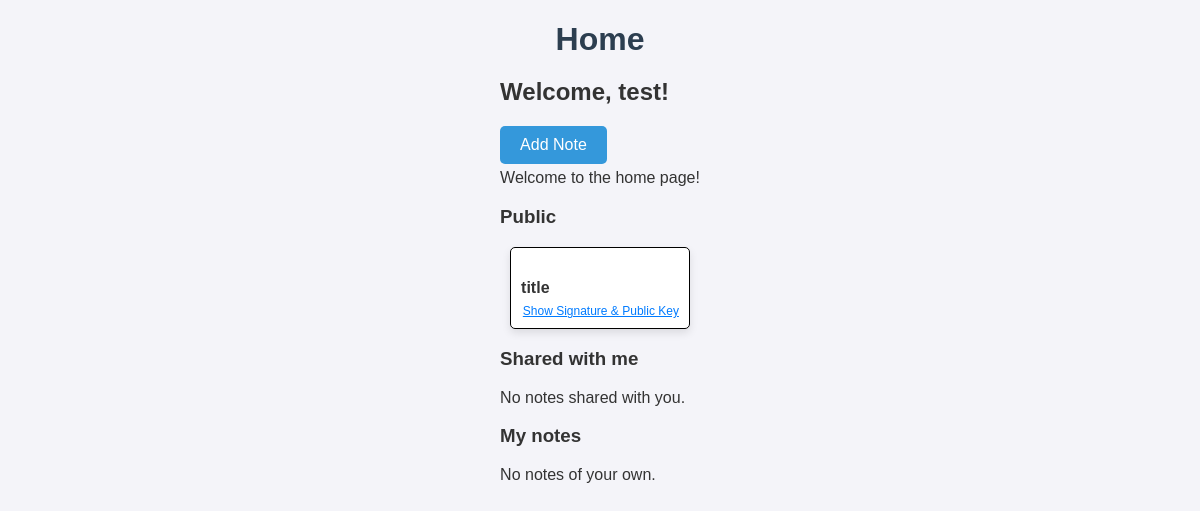
The page /home/ (signed in) on the database as committed earlier.
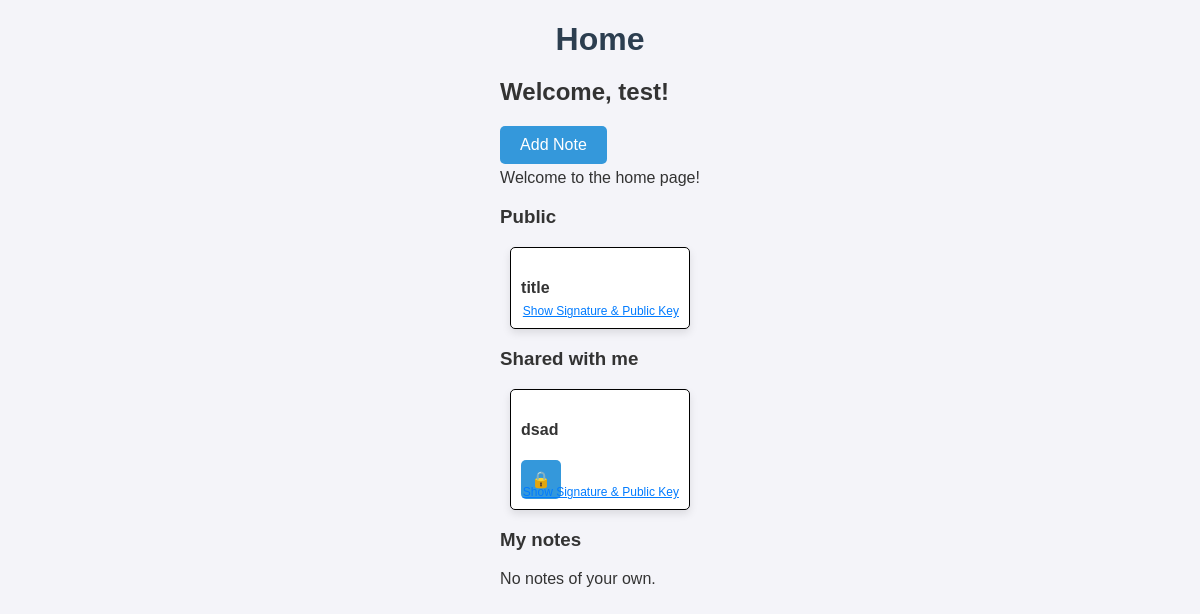
The same page on the database as committed later.
### app/models.py (models this page shows, shortened)
class Note(models.Model):
    title = models.CharField(max_length=100, blank=False, default='Untitled')
    content = models.TextField()
    user = models.ForeignKey(CustomUser, on_delete=models.CASCADE)
    created_at = models.DateTimeField(auto_now_add=True)
    is_public = models.BooleanField(default=False)
    shared_with = models.ManyToManyField(CustomUser, related_name='shared_with', blank=True)
    is_encrypted = models.BooleanField(default=False)
    password = models.CharField(max_length=512, blank=True, null=True)
    signature = models.CharField(max_length=256, default='')

### app/views.py (the view)
# urls.py: path('home/', HomeView.as_view(), name='home'),
@method_decorator(otp_required, name='dispatch')
class HomeView(View):
    template_name = 'app/home.html'
    def get(self, request):
        public_notes = Note.objects.filter(is_public=True)
        shared_notes = Note.objects.filter(shared_with=request.user)
        user_notes = Note.objects.filter(user=request.user)
        context = {
            'public_notes': public_notes,
            'shared_notes': shared_notes,
            'user_notes': user_notes
        }
        return render(request, self.template_name, context)

### accounts/models.py (called while the page is built)
    def get_public_key(self):
        return RSA.import_key(self.private_key).publickey().export_key('PEM')

### app/templates/app/home.html (shortened to what this page needs)
{% load static %}
<!DOCTYPE html>
<html>
<head>
        <link rel="stylesheet" type="text/css" href="{% static 'app/style.css' %}">
</head>
<body>
    <div>
        <h1>Home</h1>
        <h2>Welcome, {{ user.username }}!</h2>
        <a href="{% url 'app:add-note' %}" class="button">Add Note</a>
        <p>Welcome to the home page!</p>
        <div>
            <h3>Public</h3>
            {% for note in public_notes %}
                {% include 'app/note_snippet.html' with note=note %}
            {% empty %}
                <p>No public notes found.</p>
            {% endfor %}
        </div>
        <div>
            <h3>Shared with me</h3>
            {% for note in shared_notes %}
                {% include 'app/note_snippet.html' with note=note %}
            {% empty %}
                <p>No notes shared with you.</p>
            {% endfor %}
        </div>
        <div>
            <h3>My notes</h3>
            {% for note in user_notes %}
                {% include 'app/note_snippet.html' with note=note %}
            {% empty %}
                <p>No notes of your own.</p>
            {% endfor %}
        </div>
    </div>
</body>
</html>

### app/templates/app/note_snippet.html (shortened to what this page needs)
<div class="note">
    <h4>{{ note.title }}</h4>
    <div class="note-signature">
        <div>
            <button class="toggle-key-button" data-key-id="{{ note.id }}">
                Show Signature & Public Key
            </button>
        </div>
    </div>
    {% if note.is_encrypted %}
        <button class="decrypt-button" data-note-id="{{ note.id }}">
            🔒
        </button>
    {% else %}
        <p>{{ note.content | safe }}</p>
    {% endif %}
</div>

Rows that differ between the two databases and show on the page:
added Note: title "dsad", shown under "Shared with me"
Other text that changed with them:
text no longer shown: "No notes shared with you."
